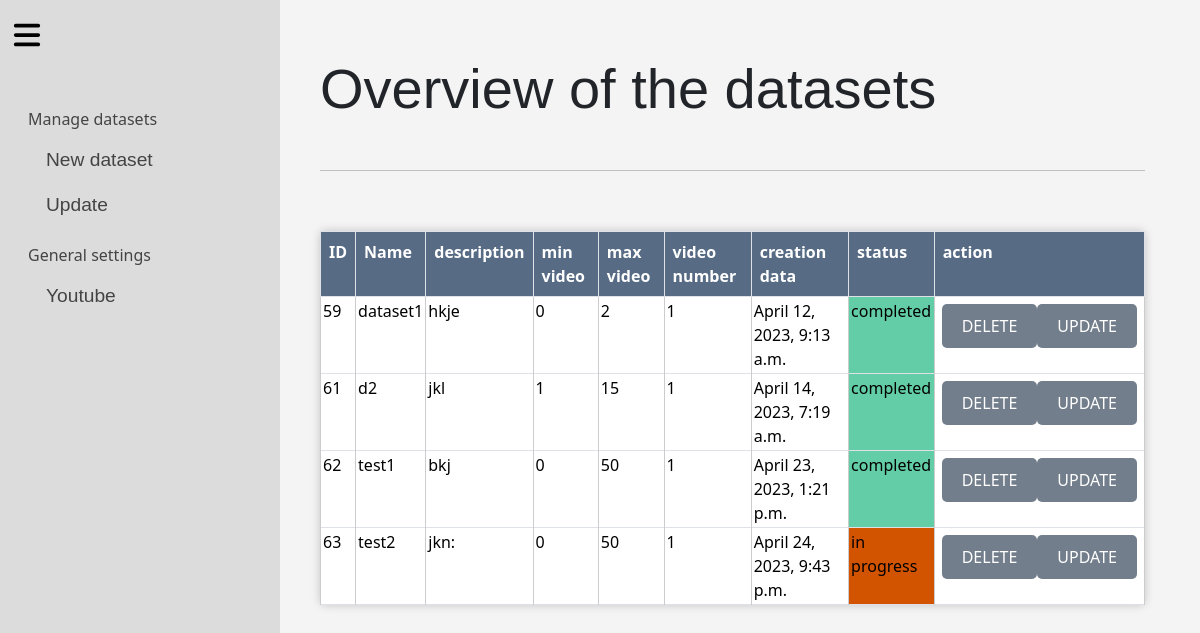
The page /display/ (signed in) on the database as committed earlier.
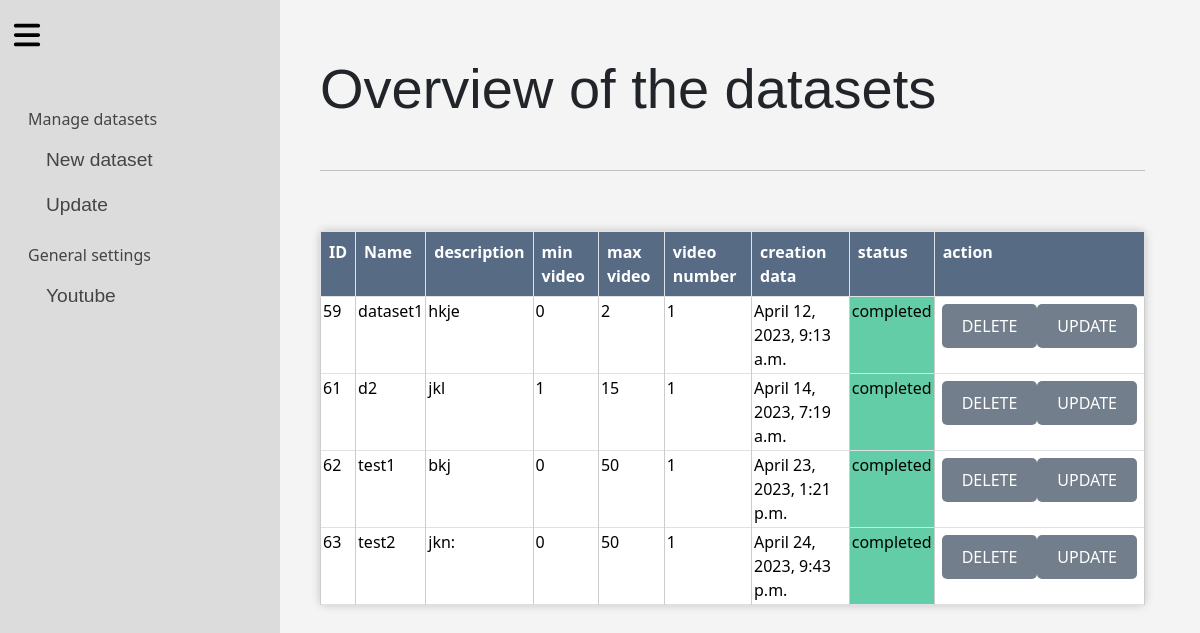
The same page on the database as committed later.
### crawler/models.py (models this page shows, shortened)
class datasetModel(models.Model):
    id=models.AutoField(primary_key=True)
    name= models.CharField(max_length=255)
    creation_date=models.DateTimeField()
    num_video=models.IntegerField(default=0)
    min_v=models.CharField(max_length=255, blank=True)
    max_v=models.CharField(max_length=255,blank=True)
    description=models.CharField(max_length=1000,blank=True)
    videos = models.ManyToManyField(dataModel, through='video_dataset',through_fields=('dataset', 'videos'))
    folder = models.CharField(max_length=255, blank=True)  # new field for folder path
    OPTIONS=[('in progress',"in progress"),('completed',"completed")]
    status = models.CharField(max_length=20, choices=OPTIONS,default="in progress")
    desired_num=models.IntegerField(default=0)
    author=models.CharField(max_length=1000,blank=True)
    OPTIONS1=[('mp4',"mp4"),('WebM',"WebM"),('3GP',"3GP")]
    OPTIONS2=[('720p',"720p"),('480p',"480p"),('360p',"360p")]
    videoformat = models.CharField(max_length=20, choices=OPTIONS1,default="mp4")
    resolution = models.CharField(max_length=20, choices=OPTIONS2,default="720p")
    annotations_dic=models.CharField(max_length=1000,blank=True,null=True)

### crawler/views.py (the view)
# urls.py: path('display/',views.display_dataset,name='display'),
@login_required
def display_dataset(request):
    data=datasetModel.objects.all()
    print(data)
    return render(request, 'update_dataset.html', {'data': data})

### crawler/templates/update_dataset.html (shortened to what this page needs)
{% extends 'main.html' %}
{% load static %}
{% block content %}
<h1>Overview of the datasets</h1>
<br>
<hr>
<br>
<div class="table-container">
<table class=" table table-bordered">
  <tr class="tr_style">
      <th class='cur'>ID</th>
      <th class='cur'>Name</th>
      <th class='cur'>description</th>
      <th class='cur'>min video</th>
      <th class='cur'>max video</th>
      <th class='cur'>video number</th>
      <th class='cur'>creation data</th>
      <th class="cur">status</th>
      <th class='cur'>action</th>
    </tr>
    {% for item in data %}
        <tr >
            <td>
              {{ item.id }}</td>
            <td >{{ item.name }}</td>
            <td >{{item.description}}</td>
            <td >{{ item.min_v }}</td>
            <td >{{ item.max_v }}</td>
            <td>{{item.num_video}}</td>
            <td>{{item.creation_date}}</td>
            <td {% if item.status == "in progress" %} style="background-color: #d35400;"{% elif item.status == "completed" %} style="background-color: #63cda8;"{% endif %}>{{ item.status }}</td>
            <td >
              <form method="post" action="{% url 'update_d' %}">
                <div style="display: flex;padding: 5px;" >
              <button type="submit" name="delete" id="delete" >DELETE </button>
              <button type="submit" name="update" id="update" >UPDATE</button>
              </div>
              </form>
            </td>
        </tr>
    {% endfor %}
</table>
</div>
{% endblock %}

Rows that differ between the two databases and show on the page:
changed datasetModel "test2": status "in progress" → "completed"
